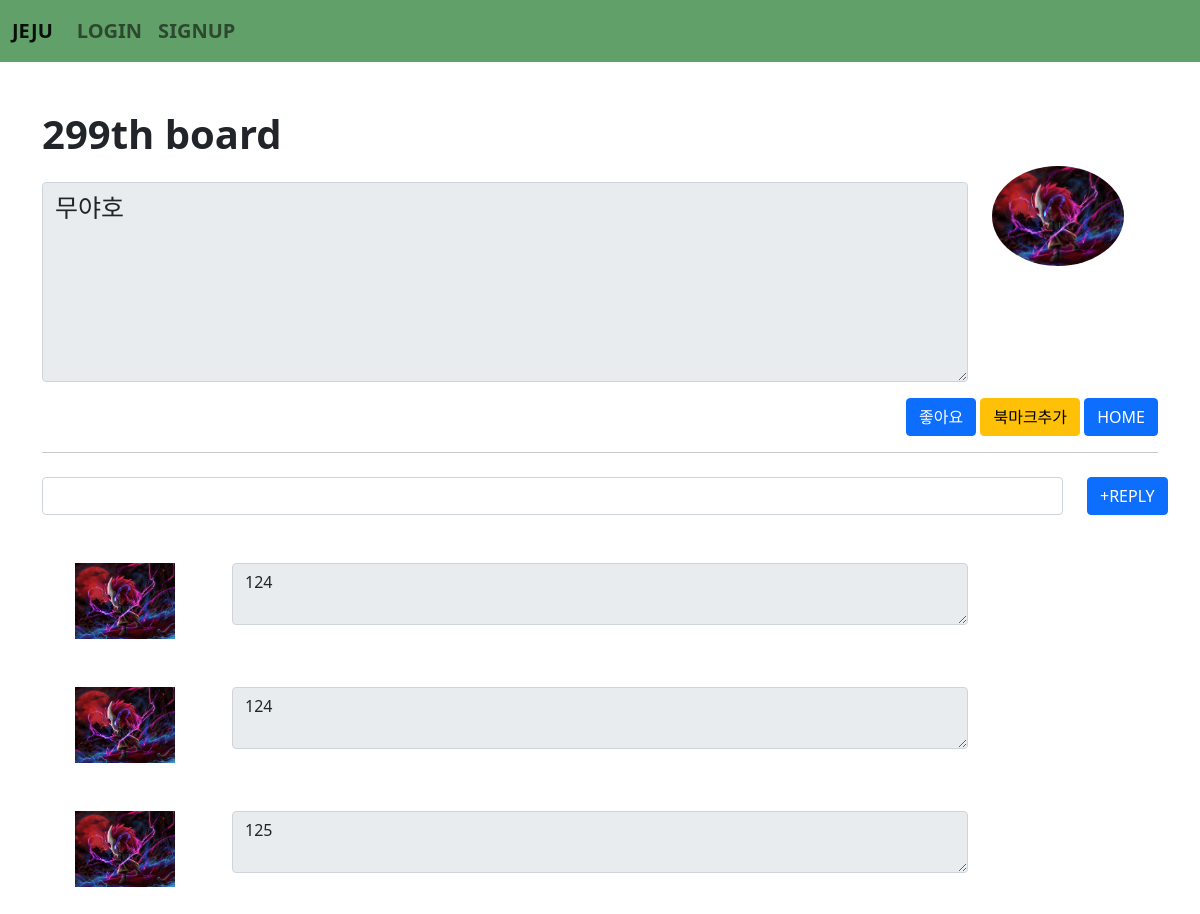
Screenshot of /board/detail/304 with the database file from the repository.
### board/models.py (models this page shows, shortened)
class Board(models.Model):
    subject = models.CharField(max_length=200)
    writer = models.CharField(max_length=100)
    content = models.TextField()
    pubdate = models.DateTimeField()
    likey = models.ManyToManyField(User, blank=True)
    def writerpic(self):
        u = User.objects.get(username=self.writer)
        return u.getpic()

class Reply(models.Model):
    sub = models.ForeignKey(Board, on_delete=models.CASCADE)
    replyer = models.CharField(max_length=100)
    comment = models.TextField()
    def replyerpic(self):
        u = User.objects.get(username=self.replyer)
        return u.getpic()

### acc/models.py (models this page shows)
class User(AbstractUser):
    nickname = models.CharField(max_length=100)
    comment = models.TextField()
    point = models.IntegerField(default=0)
    pic = models.ImageField()
    def getpic(self):
        if self.pic:
            return self.pic.url
        else:
            return "/media/noimage.png"

### board/views.py (the view)
# urls.py: path('detail/<bpk>', views.detail, name="detail"),
def detail(request, bpk):
    b = Board.objects.get(id=bpk)
    r = b.reply_set.all()
    context = {
        "bo" : b,
        "re" : r,
    }
    return render(request, "board/detail.html", context)

### template/board/detail.html (shortened to what this page needs)
{% extends 'base.html' %}
{% block content %}
<div class="container mt-5 mb-5">
    <h1><b>{{ bo.subject }}</b></h1>
    <div class="row">
        <div class="col-lg-10">
            <textarea disabled class="form-control mt-3" style="height: 200px; font-size: 25px;">{{ bo.content }}</textarea>
        </div>
        <div class="col-lg-2">
            <img src="{{ bo.writerpic }}" class="rounded-circle" height="100px">
        </div>
    </div>
    <div class="mt-3 text-end">
        {% if user in bo.likey.all %}
            <a href="{% url 'board:unlikey' bo.id %}"><button class="btn btn-danger">좋아요 취소</button></a>
        {% else %}
            <a href="{% url 'board:likey' bo.id %}"><button class="btn btn-primary">좋아요</button></a>
        {% endif %}
        <button type="button" class="btn btn-warning" data-bs-toggle="modal" data-bs-target="#exampleModal">
            북마크추가
        </button>
        <a href="{% url 'board:index' %}"><button class="btn btn-primary">HOME</button></a>
    </div>
    <hr>
    <form method="post" action="{% url 'board:create_reply' bo.id %}">
        <div class="row mt-4">
            <div class="col-lg-11">
                <input name="comment" type="text" class="form-control">
            </div>
            <div class="col-lg-1">
                <button class="btn btn-primary">+REPLY</button>
            </div>
        </div>
    </form>
    {% for i in re %}
        <div class="row mt-5 text-center">
                <div class="col-lg-2">
                    <img src="{{ i.replyerpic }}" width="100px">
                </div>
                <div class="col-lg-8">
                    <textarea disabled class="form-control">{{ i.comment }}</textarea>
                </div>
        </div>
    {% endfor %}
</div>
{% endblock %}

### rows the page displays
Board: subject "299th board", content "무야호", writerpic (picture)
Reply: replyerpic (picture), comment "124"
Reply: replyerpic (picture), comment "124"
Reply: replyerpic (picture), comment "125"
